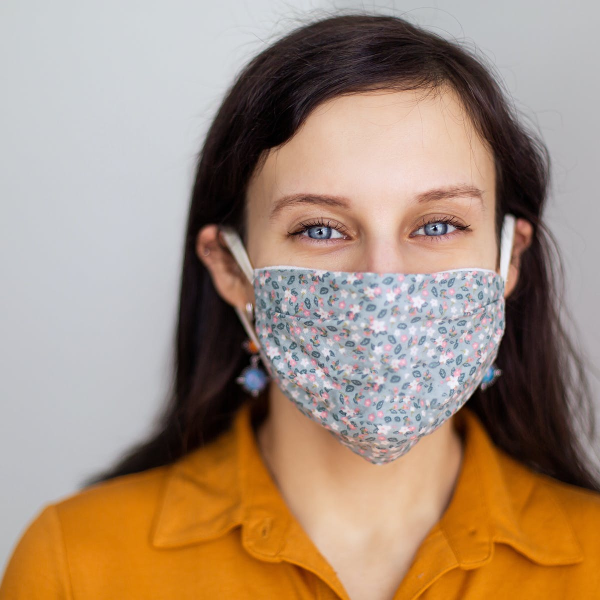
#> input picture Tests/test1.jpg, 1200 x 1200 px (shown at 1/2 size)
$ jupyter execute --allow-errors app.ipynb
#> lines starting #> are read from the running program, lines starting #| are printed output that depends on the picture
**Face Mask Detector using Python, OpenCV**

**Asad Tariq**
**19I-0659**

[cell 1]
import cv2 as cv
import mediapipe as mp
import numpy as np
import copy as cp
import matplotlib.pyplot as plt
import os

[cell 2]
# Checking Colors for Mask
# [36 lines left out: function check_color, not called in this run]

[cell 3]
# Get Matching Result
# [18 lines left out: function get_shape_match, not called in this run]

[cell 4]
# Function to crop Image
# [10 lines left out: function get_image, not called in this run]

[cell 5]
# Check Face Mask By Comparing With Models
# [27 lines left out: function check_mask, not called in this run]

[cell 6]
# Using media pipe for landmarks
fm_face_mesh = mp.solutions.face_mesh
#> (the rest of this cell did not finish here and is left out)

[cell 7]
def read_image(image_name:str):
#> called with image_name = 'Tests/test1.jpg'
    img = cv.imread(image_name)
#> img is the input picture: shape (1200, 1200, 3); mean B, G, R 123.2, 143, 166.8
    img = cv.resize(img, (256, 256))
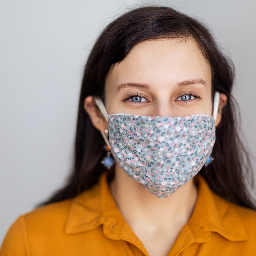
#> img: shape (256, 256, 3); mean B, G, R 123.1, 143, 166.8
    return img

[cell 8]
def run_model(img_name:str):
    if type(img_name) != str:
        return TypeError("Type Must be of str")

    # Here we are detecting faces and cropping them
    img_original = read_image("Tests/" + img_name)
    img = cp.copy(img_original)

    img_height, img_width, _ = img.shape
#> img_height = 256; img_width = 256

    plt.imshow(cv.cvtColor(img, cv.COLOR_RGB2BGR))
    plt.show()

    gray_image = cv.cvtColor(img, cv.COLOR_BGR2GRAY)
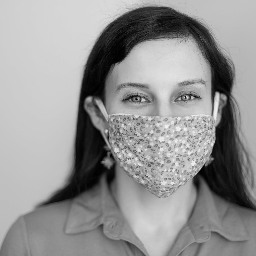
#> gray_image: shape (256, 256); min 0, max 243, mean 147.8

    faces = face_cascade.detectMultiScale(gray_image, 1.3, 2)
    total_faces = len(faces)
    if total_faces:
        array = []
        cropping = []

        for i in range(total_faces):
            for (x, y, w, h) in faces:
                cv.rectangle(img, (x, y), (x + w, y + h), (0, 255, 0), 2)   # Draw Rectangle Around Face
                array.append(img)
                crop = array[i][y:y + h, x:x + w]
                cropping.append(crop)

        # For drawing bounding rectangle around the face mask area
        min_x = -1
        max_x = -1
        min_y = -1
        max_y = -1

        index = 1  # It will count the images and save them by number then I used it for deleting the files
        for a in range(total_faces):
            cv.imwrite("CropImage" + str(index) + ".jpg", cropping[a])
            img = cv.imread("CropImage" + str(index) + ".jpg")
            img_height, img_width, _ = img.shape
            rgb_image = cv.cvtColor(img, cv.COLOR_BGR2RGB)
            landmarks_result = faceMesh.process(rgb_image)
            if landmarks_result.multi_face_landmarks:
                for facial_landmarks in landmarks_result.multi_face_landmarks:
                    for landmarks_index in range(0, 468):
                        points = facial_landmarks.landmark[landmarks_index]
                        x_point = int(points.x * img_width)
                        y_point = int(points.y * img_height)
                        if y_point > int((img_height / 2) - 10):

                            # calculate min max vertical point
                            if min_y == -1:
                                min_y = y_point
                            elif y_point < min_y:
                                min_y = y_point

                            if max_y == -1:
                                max_y = y_point
                            elif y_point > max_y:
                                max_y = y_point

                            # calculate min max horizontal point
                            if min_x == -1:
                                min_x = x_point
                            elif x_point < min_x:
                                min_x = x_point

                            if max_x == -1:
                                max_x = x_point
                            elif x_point > max_x:
                                max_x = x_point

                        else:
                            # cv.circle(img, (x_point, y_point), 1, (255, 0, 0), -1)
                            pass

                img_face_mask_area = get_image(img, min_x, min_y, max_x, max_y)

                mask = -100
                try:
                    mask = check_mask(img_face_mask_area)

                except:
                    print("Error in Check Mask")

                if mask == 1:
                    cv.putText(img_original, "FACE MASK", (10, 30), cv.FONT_HERSHEY_PLAIN, 1, (0, 255, 0), 2)
                else:
                    cv.putText(img_original, "NO FACE", (10, 30), cv.FONT_HERSHEY_PLAIN, 1, (0, 0, 255), 2)
                    cv.putText(img_original, "MASK", (20, 50), cv.FONT_HERSHEY_PLAIN, 1, (0, 0, 255), 2)

                plt.imshow(cv.cvtColor(img_original, cv.COLOR_RGB2BGR))
                plt.show()

                plt.imshow(cv.cvtColor(img, cv.COLOR_RGB2BGR))
                plt.show()
                index += 1

                min_x = -1
                min_y = -1
                max_x = -1
                max_y = -1

        for i in range(1, index):
            try:
                os.remove("CropImage" + str(i) + ".jpg")

            except:
                print("Error in Deleting Files")
    else:
        print(total_faces)
        print("Face Detection Failed !!!")
